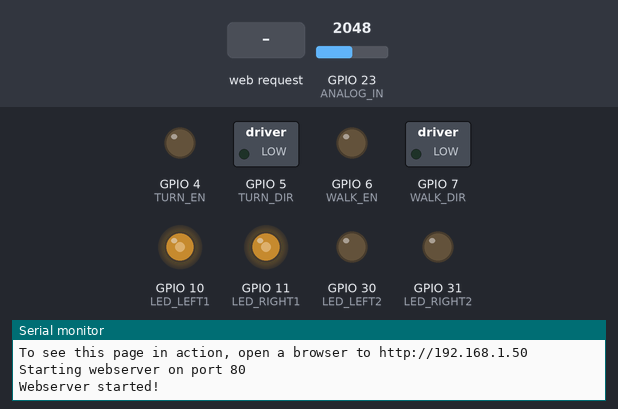
Bench run of a sketch on a simulated ESP32. On the bench: switched loads named in the sketch (green lamp = pin HIGH), output pins drawn as LEDs (lit = HIGH), the last lines printed to the serial monitor. The test bench sets the inputs (shaded band); at power-on: GPIO 23 (ANALOG_IN) = 2048. WiFi joins after 1.5 s; servers stay silent unless stated.

Above: at 3.7 s.
3.8 s: HTTP request GET /F received
At 4.5 s:
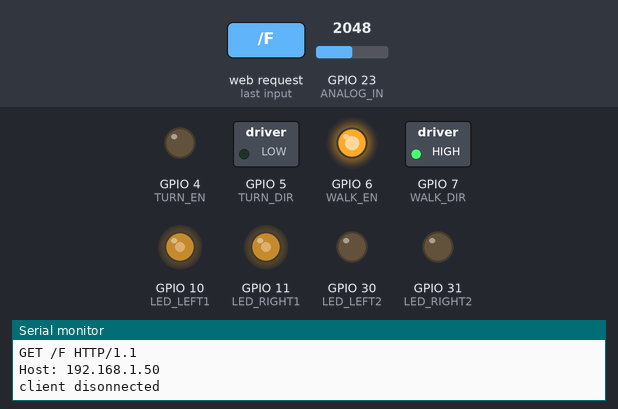
5.3 s: HTTP request GET /B received
At 5.6 s:
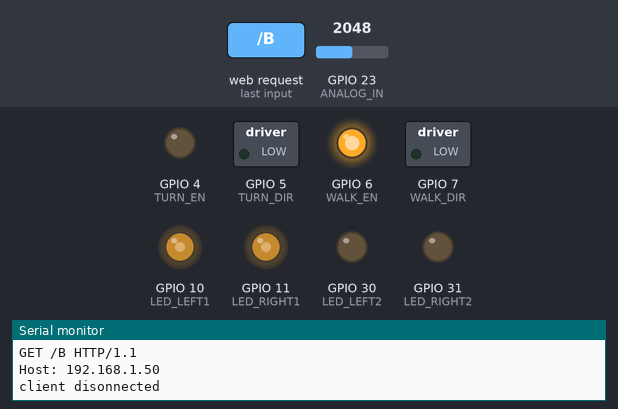
6.8 s: HTTP request GET /L received
At 7.9 s:
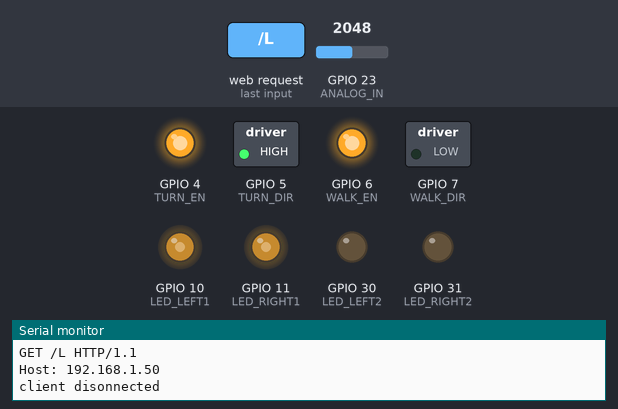
8.3 s: HTTP request GET /R received
At 9.1 s:
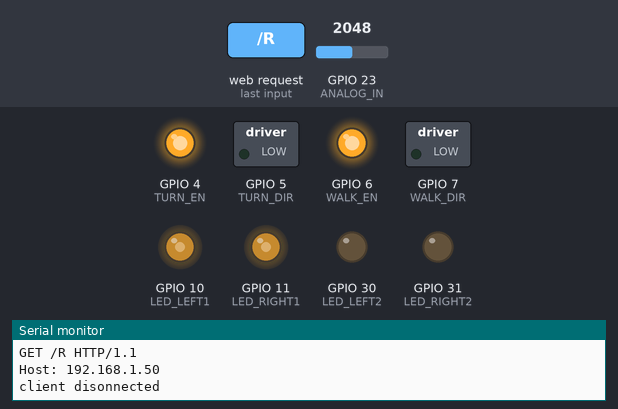
9.8 s: HTTP request GET /T received
At 10.2 s:
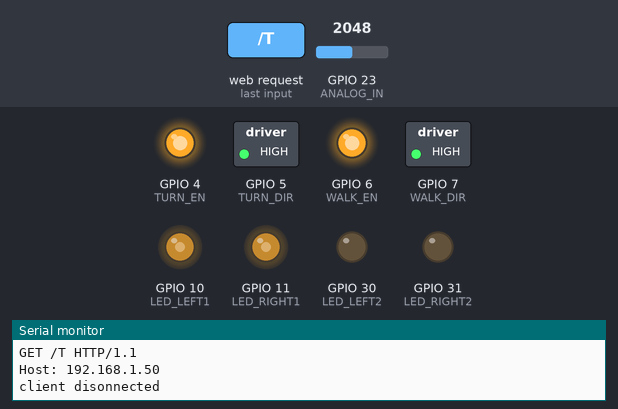
11.3 s: HTTP request GET /R received
At 12.6 s:
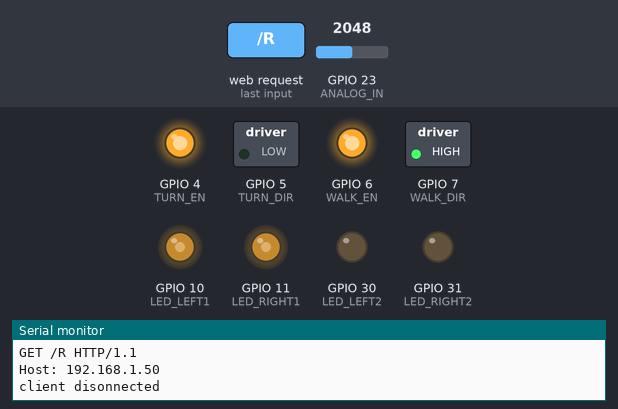
Timing chart, 0 to 13.8 s (numbered marks = the images above; inputs shaded):
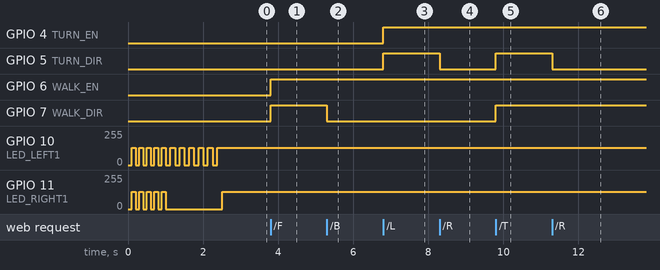

The sketch:

IoT_fitGT_2015.ino
```cpp
/*
  WiFi Web Server Control Robot

  Based on the SimpleWebServerWiFi example.

  This example is written for a network using WPA encryption. For
  WEP or WPA, change the Wifi.begin() call accordingly.

  Circuit:
  * CC3200 WiFi LaunchPad or CC3100 WiFi BoosterPack
    with TM4C or MSP430 LaunchPad
  * Launchpad MSP430 5529 w/ CC3100 Booster and TI DRV8835 on a Pololu Carrier board.
  * Pins to DRV8835
  * P6_1 - AEN (enable)
  * P6_2 - APH (direction)
  * P6_3 - BEN (enable)
  * P6_4 - BPH (direction)

  * P4_1 - V+ for Left LED
  * P3_5 - GND for Left LED

  * P8_1 - V+ for Right LED
  * P8_2 - GND for Right LED

  * P6)0 - Analog Input

  created 25 Nov 2012
  by Tom Igoe
  modified 6 July 2014
  by Noah Luskey
  modified 26 August 2015 - Gutted the LED control and added Robot Control
  by Anton Olsen
 */

#ifndef __CC3200R1M1RGC__
// Do not include SPI for CC3200 LaunchPad
#include <SPI.h>
#endif
#include <WiFi.h>

#define C3200 1
//#define F5529 1


char ssid[] = "BLUPhone";           // your network name also called SSID
char password[] = "12345678";      // your network password
int keyIndex = 0;                   // your network key Index number (needed only for WEP)

// Motor control pins

#ifdef F5529
int TURN_EN  = P6_1;     // Enable the motors. PWM to control speed
int TURN_DIR = P6_2;     // 0 or 1 for left or right.
int WALK_EN  = P6_3;     // Enable walking motor
int WALK_DIR = P6_4;     // 0 or 1 for forward or back.

// LEDs
int LED_LEFT1 = P4_1;    // +V for LED
int LED_LEFT2 = P3_5;    // GND for LED

int LED_RIGHT1 = P8_1;   // +V for LED
int LED_RIGHT2 = P8_2;   // GND for LED

int ANALOG_IN = P6_0;    // Analog Input
#endif

#ifdef C3200
int TURN_EN  = 4;     // Enable the motors. PWM to control speed
int TURN_DIR = 5;     // 0 or 1 for left or right.
int WALK_EN  = 6;     // Enable walking motor
int WALK_DIR = 7;     // 0 or 1 for forward or back.

// LEDs
int LED_LEFT1 = 10;    // +V for LED
int LED_LEFT2 = 30;    // GND for LED

int LED_RIGHT1 = 11;   // +V for LED
int LED_RIGHT2 = 31;   // GND for LED

int ANALOG_IN = 23;    // Analog Input
#endif

WiFiServer server(80);

void setup() {
  int ctr=0;

  Serial.begin(115200);      // initialize serial communication
  Serial.println("Booting...");

  pinMode(TURN_EN,  OUTPUT);
  pinMode(TURN_DIR, OUTPUT);
  pinMode(WALK_EN,  OUTPUT);
  pinMode(WALK_DIR, OUTPUT);

  digitalWrite(TURN_EN,  LOW);
  digitalWrite(TURN_DIR, LOW);
  digitalWrite(WALK_EN,  LOW);
  digitalWrite(WALK_DIR, LOW);

  pinMode(LED_LEFT1, OUTPUT);
  pinMode(LED_LEFT2, OUTPUT);
  digitalWrite( LED_LEFT2, 0 );
  analogWrite( LED_LEFT1, 128 );

  pinMode(LED_RIGHT1, OUTPUT);
  pinMode(LED_RIGHT2, OUTPUT);
  digitalWrite( LED_RIGHT2, 0 );
  analogWrite( LED_RIGHT1, 128 );

  pinMode( ANALOG_IN, INPUT );

  for(int x=0;x<10;x++) {
    analogWrite( LED_LEFT1, 128*(x%2) );
    analogWrite( LED_RIGHT1, 128*(x%2) );
    delay(100);
  }
  analogWrite( LED_RIGHT1, 0 );

  Serial.print("Attempting to connect to Network named: ");  // attempt to connect to Wifi network:
  Serial.println(ssid);                                      // print the network name (SSID);
  WiFi.begin(ssid, password);                                // Connect to WPA/WPA2 network. Change this line if using open or WEP network:
  Serial.print("WiFi has begun");
  while ( WiFi.status() != WL_CONNECTED) {
    Serial.print(".");                        // Print dots while we wait to connect
    analogWrite( LED_LEFT1, 128*(ctr++%2) );  // Blink the left LED
    delay(125);
  }
  analogWrite( LED_LEFT1, 128 );              // Turn on the left LED when we are connected.

  Serial.println("\nYou're connected to the network");
  Serial.println("Waiting for an ip address");

  while (WiFi.localIP() == INADDR_NONE) {
    Serial.print(".");                        // Print dots while we wait for an ip addresss
    analogWrite( LED_RIGHT1, 128*(ctr++%2) );  // Blink the left LED
    delay(125);
  }
  analogWrite( LED_RIGHT1, 128 );              // Turn on the left LED when we have an IP.

  Serial.println("\nIP Address obtained");

  // you're connected now, so print out the status
  printWifiStatus();

  Serial.println("Starting webserver on port 80");
  server.begin();                            // Start the web server on port 80
  analogWrite( LED_RIGHT1, 128 );            // Turn on the right LED to indicate the webserver is started.
  Serial.println("Webserver started!");
}

void loop() {
  int i = 0;
  int sensor = 0;
  WiFiClient client = server.available();   // listen for incoming clients

  sensor = analogRead( ANALOG_IN );

  if (client) {                             // if you get a client,
    Serial.println("new client");           // print a message out the serial port
    char buffer[150] = {0};                 // make a buffer to hold incoming data
    while (client.connected()) {            // loop while the client's connected
      if (client.available()) {             // if there's bytes to read from the client,
        char c = client.read();             // read a byte, then
        Serial.write(c);                    // print it out the serial monitor
        if (c == '\n') {                    // if the byte is a newline character

          // if the current line is blank, you got two newline characters in a row.
          // that's the end of the client HTTP request, so send a response:
          if (strlen(buffer) == 0) {
            // HTTP headers always start with a response code (e.g. HTTP/1.1 200 OK)
            // and a content-type so the client knows what's coming, then a blank line:
            client.println("HTTP/1.1 200 OK");
            client.println("Content-type:text/html");
            client.println();

            // the content of the HTTP response follows the header:
            client.println("<html><head><title>Energia CC3200 WiFi Web Server</title></head><body align=center>");
            client.println("<h1 align=center><font color=\"red\">Welcome to the CC3200 WiFi Web Server</font></h1>");
            client.println("<style>button {font-size: 3em;}</style>");
            client.println(" <button onclick=\"location.href='/F'\">Forward</button><br>");
            client.println(" <button onclick=\"location.href='/L'\">Left</button>");
            client.println("&nbsp; <button onclick=\"location.href='/S'\">STOP</button> &nbsp;");
            client.println(" <button onclick=\"location.href='/R'\">Right</button><br>");
            client.println(" <button onclick=\"location.href='/B'\">Back</button><br>");

            client.println(" <br><br>Analog: ");
            client.println(sensor);
            client.println(" <br>");

            // The HTTP response ends with another blank line:
            client.println();
            // break out of the while loop:
            break;
          }
          else {      // if you got a newline, then clear the buffer:
            memset(buffer, 0, 150);
            i = 0;
          }
        }
        else if (c != '\r') {    // if you got anything else but a carriage return character,
          buffer[i++] = c;      // add it to the end of the currentLine
        }

        // Forward or Back
        if (endsWith(buffer, "GET /F")) {
          digitalWrite(WALK_EN, HIGH);   // Enable the motor
          digitalWrite(WALK_DIR,HIGH);   // Go Forward
          digitalWrite(TURN_EN, LOW);    // Stop Turning
          digitalWrite(TURN_DIR, LOW);   // Stop Turning
        }
        if (endsWith(buffer, "GET /B")) {
          digitalWrite(WALK_EN,  HIGH);  // Enable the motor
          digitalWrite(WALK_DIR, LOW);   // Go Back
          digitalWrite(TURN_EN, LOW);    // Stop Turning
          digitalWrite(TURN_DIR, LOW);   // Stop Turning
        }

        // Left or Right
        if (endsWith(buffer, "GET /L")) {
          digitalWrite(TURN_EN,  HIGH);    // Enable the motor
          digitalWrite(TURN_DIR, HIGH);    // Turn Left
        }
        if (endsWith(buffer, "GET /R")) {
          digitalWrite(TURN_EN,  HIGH);    // Enable the motor
          digitalWrite(TURN_DIR, LOW);     // Turn Right
        }

        // STOP
        if (endsWith(buffer, "GET /S")) {
          digitalWrite(WALK_EN, LOW);    // Disable the motor
          digitalWrite(TURN_EN, LOW);    // Disable the motor
          digitalWrite(WALK_DIR, LOW);   // Disable the motor
          digitalWrite(TURN_DIR, LOW);   // Disable the motor
        }

        // TEST
        if (endsWith(buffer, "GET /T")) {
          digitalWrite(WALK_EN, HIGH);    // Set all pins high
          digitalWrite(WALK_DIR,HIGH);    // Set all pins high
          digitalWrite(TURN_EN, HIGH);    // Set all pins high
          digitalWrite(TURN_DIR,HIGH);    // Set all pins high
        }
      }
    }

    // close the connection:
    client.stop();
    Serial.println("client disonnected");
  }
}

void flashLEDs() {

  for(int x=0;x<10;x++) {
    analogWrite( LED_LEFT1, 128*(x%2) );
    analogWrite( LED_RIGHT1, 128*(x%2) );
    delay(100);
  }
  analogWrite( LED_LEFT1,  128 );
  analogWrite( LED_RIGHT1, 128 );

}

//
//a way to check if one array ends with another array
//
boolean endsWith(char* inString, char* compString) {
  int compLength = strlen(compString);
  int strLength = strlen(inString);

  //compare the last "compLength" values of the inString
  int i;
  for (i = 0; i < compLength; i++) {
    char a = inString[(strLength - 1) - i];
    char b = compString[(compLength - 1) - i];
    if (a != b) {
      return false;
    }
  }
  return true;
}

void printWifiStatus() {
  // print the SSID of the network you're attached to:
  Serial.print("SSID: ");
  Serial.println(WiFi.SSID());

  // print your WiFi IP address:
  IPAddress ip = WiFi.localIP();
  Serial.print("IP Address: ");
  Serial.println(ip);

  // print the received signal strength:
  long rssi = WiFi.RSSI();
  Serial.print("signal strength (RSSI):");
  Serial.print(rssi);
  Serial.println(" dBm");
  // print where to go in a browser:
  Serial.print("To see this page in action, open a browser to http://");
  Serial.println(ip);
}
```

Measured:
- after the input at 3.8 s, GPIO 6 (WALK_EN), GPIO 7 (WALK_DIR): LOW → HIGH at once
- after the input at 5.3 s, GPIO 7 (WALK_DIR): HIGH → LOW at once
- after the input at 6.8 s, GPIO 4 (TURN_EN), GPIO 5 (TURN_DIR): LOW → HIGH at once
- after the input at 8.3 s, GPIO 5 (TURN_DIR): HIGH → LOW at once
- after the input at 9.8 s, GPIO 5 (TURN_DIR), GPIO 7 (WALK_DIR): LOW → HIGH at once
- after the input at 11.3 s, GPIO 5 (TURN_DIR): HIGH → LOW at once
